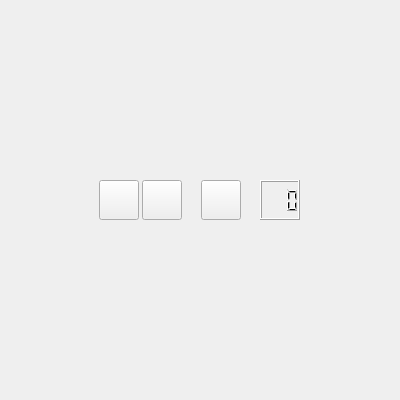
<?xml version="1.0" encoding="UTF-8"?>
<ui version="4.0">
 <class>MainWindow</class>
 <widget class="QMainWindow" name="MainWindow">
  <property name="geometry">
   <rect>
    <x>0</x>
    <y>0</y>
    <width>400</width>
    <height>400</height>
   </rect>
  </property>
  <property name="sizePolicy">
   <sizepolicy hsizetype="Minimum" vsizetype="Minimum">
    <horstretch>0</horstretch>
    <verstretch>0</verstretch>
   </sizepolicy>
  </property>
  <property name="windowTitle">
   <string>MainWindow</string>
  </property>
  <widget class="QWidget" name="centralwidget">
   <property name="sizePolicy">
    <sizepolicy hsizetype="Maximum" vsizetype="Expanding">
     <horstretch>10</horstretch>
     <verstretch>10</verstretch>
    </sizepolicy>
   </property>
   <layout class="QGridLayout" name="gridLayout_2">
    <item row="0" column="0">
     <layout class="QVBoxLayout" name="verticalLayout_2">
      <property name="spacing">
       <number>1</number>
      </property>
      <property name="sizeConstraint">
       <enum>QLayout::SetMaximumSize</enum>
      </property>
      <property name="leftMargin">
       <number>0</number>
      </property>
      <item>
       <layout class="QHBoxLayout" name="horizontalLayout_2">
        <item>
         <layout class="QHBoxLayout" name="horizontalLayout_3">
          <property name="spacing">
           <number>6</number>
          </property>
          <property name="sizeConstraint">
           <enum>QLayout::SetMinimumSize</enum>
          </property>
          <property name="topMargin">
           <number>3</number>
          </property>
          <property name="rightMargin">
           <number>0</number>
          </property>
          <property name="bottomMargin">
           <number>3</number>
          </property>
          <item>
           <layout class="QHBoxLayout" name="horizontalLayout_4">
            <property name="spacing">
             <number>3</number>
            </property>
            <item>
             <widget class="QPushButton" name="settingsButton">
              <property name="sizePolicy">
               <sizepolicy hsizetype="Fixed" vsizetype="Fixed">
                <horstretch>0</horstretch>
                <verstretch>0</verstretch>
               </sizepolicy>
              </property>
              <property name="minimumSize">
               <size>
                <width>40</width>
                <height>40</height>
               </size>
              </property>
              <property name="maximumSize">
               <size>
                <width>40</width>
                <height>40</height>
               </size>
              </property>
              <property name="styleSheet">
               <string notr="true">background:url(./img/settings.png) center no-repeat;</string>
              </property>
              <property name="text">
               <string/>
              </property>
             </widget>
            </item>
            <item>
             <widget class="QPushButton" name="scoreButton">
              <property name="sizePolicy">
               <sizepolicy hsizetype="Preferred" vsizetype="Preferred">
                <horstretch>0</horstretch>
                <verstretch>0</verstretch>
               </sizepolicy>
              </property>
              <property name="minimumSize">
               <size>
                <width>40</width>
                <height>40</height>
               </size>
              </property>
              <property name="maximumSize">
               <size>
                <width>40</width>
                <height>40</height>
               </size>
              </property>
              <property name="styleSheet">
               <string notr="true">background:url(./img/cup.png) center no-repeat;</string>
              </property>
              <property name="text">
               <string/>
              </property>
             </widget>
            </item>
           </layout>
          </item>
          <item>
           <widget class="QLabel" name="fakeLabel2">
            <property name="maximumSize">
             <size>
              <width>16777215</width>
              <height>40</height>
             </size>
            </property>
            <property name="text">
             <string/>
            </property>
           </widget>
          </item>
          <item>
           <widget class="QPushButton" name="smileButton">
            <property name="minimumSize">
             <size>
              <width>40</width>
              <height>40</height>
             </size>
            </property>
            <property name="maximumSize">
             <size>
              <width>40</width>
              <height>40</height>
             </size>
            </property>
            <property name="autoFillBackground">
             <bool>false</bool>
            </property>
            <property name="styleSheet">
             <string notr="true">background:url(./img/smile1.png) center no-repeat;</string>
            </property>
            <property name="text">
             <string/>
            </property>
           </widget>
          </item>
          <item>
           <widget class="QLabel" name="fakeLabel1">
            <property name="maximumSize">
             <size>
              <width>16777215</width>
              <height>40</height>
             </size>
            </property>
            <property name="text">
             <string/>
            </property>
           </widget>
          </item>
          <item>
           <widget class="QLCDNumber" name="lcdNumber">
            <property name="maximumSize">
             <size>
              <width>40</width>
              <height>40</height>
             </size>
            </property>
            <property name="frameShadow">
             <enum>QFrame::Raised</enum>
            </property>
            <property name="lineWidth">
             <number>1</number>
            </property>
            <property name="midLineWidth">
             <number>0</number>
            </property>
            <property name="smallDecimalPoint">
             <bool>false</bool>
            </property>
            <property name="digitCount">
             <number>3</number>
            </property>
           </widget>
          </item>
         </layout>
        </item>
       </layout>
      </item>
      <item>
       <layout class="QGridLayout" name="gridLayout">
        <property name="spacing">
         <number>1</number>
        </property>
       </layout>
      </item>
     </layout>
    </item>
   </layout>
  </widget>
 </widget>
 <resources/>
 <connections/>
</ui>
